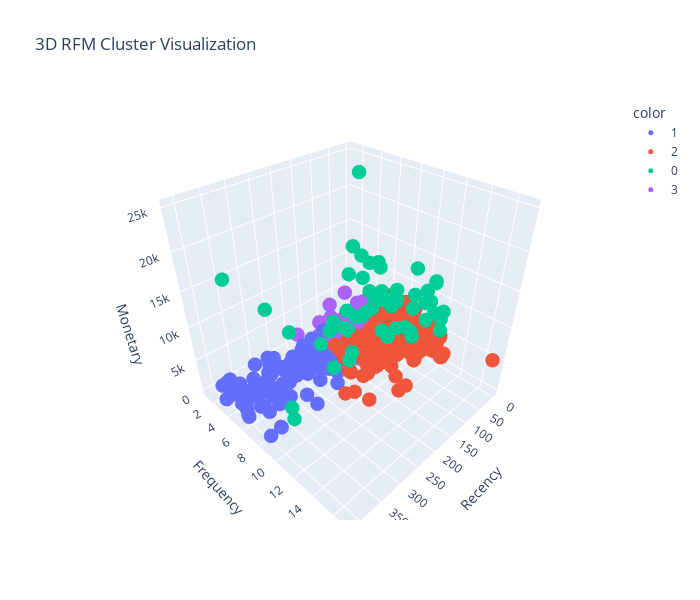

Notebook code cell kept with this figure:
### Code cell
import plotly.express as px

# Use your RFM clustered DataFrame
df = rfm_clean.copy()

# 3D Scatter plot
fig = px.scatter_3d(
    df,
    x="Recency",
    y="Frequency",
    z="Monetary",
    color=df["Cluster"].astype(str),  # ensure clusters are treated as categories
    category_orders={"Cluster": [str(c) for c in sorted(df["Cluster"].unique())]},
    width=700,
    height=600,
    title="3D RFM Cluster Visualization",
    labels={"Recency":"Recency", "Frequency":"Frequency", "Monetary":"Monetary", "Cluster":"Cluster"}
)

fig.update_traces(marker=dict(size=5))  # adjust marker size
fig.show()

### Figure 1 — Plotly figure (JSON) as saved in the notebook; plotly's stock layout.template omitted (floating-point values rounded to 4 significant figures; data arrays with more than 128 entries replaced by an {"elided": "..."} marker saying what was removed)
{"data": [{"hovertemplate": "color=1<br>Recency=%{x}<br>Frequency=%{y}<br>Monetary=%{z}<extra></extra>", "legendgroup": "1", "marker": {"color": "#636efa", "size": 5, "symbol": "circle"}, "mode": "markers", "name": "1", "scene": "scene", "showlegend": true, "type": "scatter3d", "x": [185, 260, 233, 283, 279, 231, 193, 279, 328, 255, 266, 337, 303, 335, 213, 204, 402, 400, 339, 366, 386, 233, 255, 353, 242, 265, 188, 278, 218, 359, 218, 243, 218, 406, 303, 288, 213, 363, 388, 248, 410, 391, 301, 194, 226, 224, 405, 288, 216, 297, 408, 290, 296, 392, 240, 386, 250, 392, 179, 206, 187, 400, 190, 370, 265, 377, 241, 181, 204, 283, 225, 205, 184, 190, 407, 211, 411, 197, 387, 370, 303, 391, 346, 300, 202, 227, 254, 328, 387, 321, 350, 286, 338, 345, 351, 194, 358, 227, 239, 407, 287, 222, 203], "y": [5, 4, 3, 5, 5, 5, 7, 2, 6, 6, 2, 5, 6, 5, 3, 6, 5, 5, 3, 1, 5, 5, 5, 4, 5, 5, 4, 6, 7, 9, 5, 7, 8, 6, 4, 4, 4, 3, 2, 4, 3, 7, 3, 6, 5, 6, 4, 3, 5, 9, 6, 5, 3, 7, 4, 9, 6, 5, 6, 3, 6, 5, 4, 5, 1, 4, 4, 2, 4, 6, 5, 5, 6, 7, 6, 5, 9, 6, 3, 6, 5, 8, 6, 1, 3, 3, 5, 6, 9, 9, 7, 5, 5, 5, 4, 5, 2, 5, 5, 3, 5, 4, 5], "z": [5564.0, 1791.0, 925.8, 657.3, 2583.0, 2495.0, 584.6, 320.5, 658.5, 1728.0, 949.4, 2568.0, 2187.0, 1523.0, 385.5, 1738.0, 1680.0, 1861.0, 1149.0, 16.52, 2306.0, 844.5, 2831.0, 156.8, 2839.0, 1081.0, 1712.0, 4933.0, 2140.0, 5481.0, 5272.0, 1205.0, 684.2, 825.9, 2162.0, 2199.0, 2271.0, 79.75, 1361.0, 736.3, 2873.0, 4930.0, 695.4, 1389.0, 955.1, 1507.0, 2256.0, 383.8, 1091.0, 1569.0, 2121.0, 2244.0, 88.47, 3057.0, 318.2, 1740.0, 2741.0, 1347.0, 2845.0, 1259.0, 2453.0, 4432.0, 795.2, 1582.0, 16.74, 400.0, 1032.0, 154.3, 1319.0, 2565.0, 2461.0, 1822.0, 2893.0, 2673.0, 1229.0, 2367.0, 1568.0, 2770.0, 1405.0, 966.4, 876.7, 3309.0, 1453.0, 98.35, 1348.0, 47.95, 1319.0, 1306.0, 1872.0, 4105.0, 1602.0, 1388.0, 3058.0, 2423.0, 1937.0, 675.9, 4.833, 974.8, 3368.0, 439.5, 427.4, 1056.0, 1494.0]}, {"hovertemplate": "color=2<br>Recency=%{x}<br>Frequency=%{y}<br>Monetary=%{z}<extra></extra>", "legendgroup": "2", "marker": {"color": "#EF553B", "size": 5, "symbol": "circle"}, "mode": "markers", "name": "2", "scene": "scene", "showlegend": true, "type": "scatter3d", "x": {"elided": "280 int values"}, "y": {"elided": "280 int values"}, "z": {"elided": "280 float values"}}, {"hovertemplate": "color=0<br>Recency=%{x}<br>Frequency=%{y}<br>Monetary=%{z}<extra></extra>", "legendgroup": "0", "marker": {"color": "#00cc96", "size": 5, "symbol": "circle"}, "mode": "markers", "name": "0", "scene": "scene", "showlegend": true, "type": "scatter3d", "x": [55, 42, 411, 308, 34, 44, 190, 285, 38, 51, 85, 136, 113, 57, 37, 44, 3, 118, 395, 42, 49, 47, 30, 22, 110, 43, 113, 98, 48, 155, 17, 43, 274, 7, 80, 161, 139, 173, 10, 5, 98, 237, 97, 121, 189, 48, 350, 201, 10, 80, 102, 70, 203, 400, 37, 55], "y": [8, 10, 12, 4, 11, 5, 8, 12, 4, 8, 11, 12, 9, 3, 11, 6, 10, 8, 11, 8, 7, 10, 6, 11, 7, 6, 12, 7, 12, 11, 12, 10, 10, 7, 7, 7, 7, 7, 12, 11, 10, 7, 6, 7, 6, 7, 9, 9, 11, 5, 10, 4, 7, 5, 6, 13], "z": [7756.0, 14470.0, 7888.0, 11790.0, 7294.0, 12130.0, 11160.0, 10880.0, 8954.0, 8351.0, 7199.0, 10310.0, 6497.0, 9351.0, 11820.0, 12870.0, 8237.0, 9300.0, 7611.0, 8828.0, 7755.0, 8698.0, 7955.0, 9800.0, 7625.0, 7722.0, 8181.0, 10600.0, 14180.0, 8673.0, 7663.0, 10660.0, 7444.0, 8242.0, 8323.0, 6459.0, 7903.0, 7234.0, 8647.0, 7474.0, 7253.0, 6844.0, 15120.0, 7397.0, 6411.0, 8058.0, 14140.0, 6121.0, 12210.0, 25040.0, 11470.0, 14600.0, 9134.0, 19050.0, 11890.0, 8026.0]}, {"hovertemplate": "color=3<br>Recency=%{x}<br>Frequency=%{y}<br>Monetary=%{z}<extra></extra>", "legendgroup": "3", "marker": {"color": "#ab63fa", "size": 5, "symbol": "circle"}, "mode": "markers", "name": "3", "scene": "scene", "showlegend": true, "type": "scatter3d", "x": {"elided": "280 int values"}, "y": {"elided": "280 int values"}, "z": {"elided": "280 float values"}}], "layout": {"height": 600, "legend": {"title": {"text": "color"}, "tracegroupgap": 0}, "scene": {"domain": {"x": [0, 1], "y": [0, 1]}, "xaxis": {"title": {"text": "Recency"}}, "yaxis": {"title": {"text": "Frequency"}}, "zaxis": {"title": {"text": "Monetary"}}}, "title": {"text": "3D RFM Cluster Visualization"}, "width": 700}}
